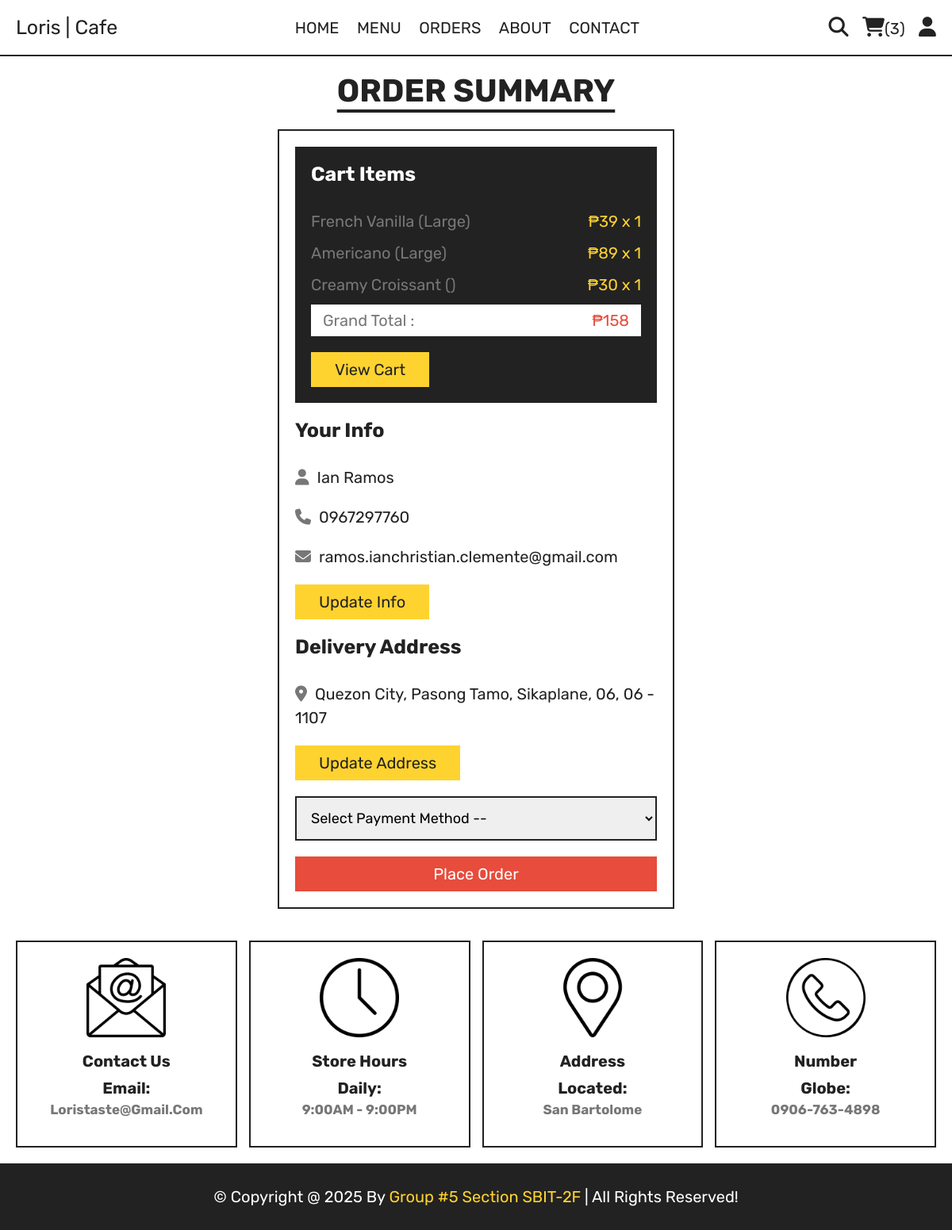
Screenshot of /checkout.php (signed in) with the database file from the repository.
### tables this page shows
CREATE TABLE `cart` (
  `id` int(100) NOT NULL,
  `user_id` int(100) NOT NULL,
  `pid` int(100) NOT NULL,
  `name` varchar(100) NOT NULL,
  `size` varchar(50) NOT NULL,
  `price` int(10) NOT NULL,
  `quantity` int(10) NOT NULL,
  `image` varchar(100) NOT NULL
);

CREATE TABLE `users` (
  `id` int(100) NOT NULL,
  `name` varchar(20) NOT NULL,
  `email` varchar(50) NOT NULL,
  `number` varchar(10) NOT NULL,
  `password` varchar(50) NOT NULL,
  `address` varchar(500) NOT NULL
);

### checkout.php (the view, shortened to what this page needs)
<?php
include 'components/connect.php';
if(isset($_SESSION['user_id'])){
   $user_id = $_SESSION['user_id'];
}else{
   $user_id = '';
   header('location:index.php');
}
?>
<!DOCTYPE html>
<html lang="en">
<head>
   <link rel="stylesheet" href="https://cdnjs.cloudflare.com/ajax/libs/font-awesome/6.1.1/css/all.min.css">
   <link rel="stylesheet" href="css/style.css">
</head>
<body>
<?php include 'components/user_header.php'; ?>
<section class="checkout">
   <h1 class="title">Order Summary</h1>
   <form action="" method="post">
      <div class="cart-items">
         <h3>Cart Items</h3>
         <?php
            $grand_total = 0;
            $select_cart = $conn->prepare("SELECT * FROM `cart` WHERE user_id = ?");
            $select_cart->execute([$user_id]);
            if($select_cart->rowCount() > 0){
               while($fetch_cart = $select_cart->fetch(PDO::FETCH_ASSOC)){
                  $grand_total += ($fetch_cart['price'] * $fetch_cart['quantity']);
         ?>
         <p><span class="name"><?= $fetch_cart['name']; ?> (<?= ucfirst($fetch_cart['size']); ?>)</span><span class="price">₱<?= $fetch_cart['price']; ?> x <?= $fetch_cart['quantity']; ?></span></p>
         <?php
               }
            }else{
               echo '<p class="empty">You have not yet chosen any products!</p>';
            }
         ?>
         <p class="grand-total"><span class="name">Grand Total :</span><span class="price">₱<?= $grand_total; ?></span></p>
         <a href="cart.php" class="btn">View Cart</a>
      </div>
      <div class="user-info">
         <h3>Your Info</h3>
         <p><i class="fas fa-user"></i><span><?= $fetch_profile['name'] ?></span></p>
         <p><i class="fas fa-phone"></i><span><?= $fetch_profile['number'] ?></span></p>
         <p><i class="fas fa-envelope"></i><span><?= $fetch_profile['email'] ?></span></p>
         <a href="update_profile.php" class="btn">Update Info</a>
         <h3>Delivery Address</h3>
         <p><i class="fas fa-map-marker-alt"></i><span><?php if($fetch_profile['address'] == ''){echo 'please enter your address';}else{echo $fetch_profile['address'];} ?></span></p>
         <a href="update_address.php" class="btn">Update Address</a>
         <select name="method" class="box" required>
            <option value="" disabled selected>Select Payment Method --</option>
         </select>
         <input type="submit" value="Place Order" class="btn <?php if($fetch_profile['address'] == ''){echo 'disabled';} ?>" style="width:100%; background:var(--red); color:var(--white);" name="submit">
      </div>
   </form>
</section>
<?php include 'components/footer.php'; ?>
</body>
</html>

### css/style.css (style rules this page uses)
:root { --yellow:#fed330; --red:#e74c3c; --white:#fff; --black:#222; --light-color:#777; --border:.2rem solid var(--black); --blue: #8cb8c4; --mema: #eae0c6; }
* { font-family: 'Rubik', sans-serif; margin:0; padding:0; box-sizing: border-box; outline: none; border: none; text-decoration: none; }
html { font-size: 62.5%; overflow-x: hidden; scroll-behavior: smooth; stop-opacity: 7rem; }
section { margin:0 auto; max-width: 1200px; padding:2rem; }
.title { text-align: center; margin-bottom: 2.5rem; font-size: 4rem; color:var(--black); text-transform: uppercase; text-decoration: underline; text-underline-offset: 1rem; }
.btn, .delete-btn { margin-top: 1rem; display: inline-block; font-size: 2rem; padding:1rem 3rem; cursor: pointer; text-transform: capitalize; transition: .2s linear; }
.btn { background-color: var(--yellow); color:var(--black); }
.checkout form { max-width: 50rem; margin:0 auto; border:var(--border); padding:2rem; }
.checkout form h3 { font-size: 2.5rem; text-transform: capitalize; padding: 2rem 0; color:var(--black); }
.checkout form .cart-items { background-color: var(--black); padding:2rem; padding-top: 0; }
.checkout form .cart-items h3 { color:var(--white); }
.checkout form .cart-items p { display: flex; align-items: center; gap:1.5rem; justify-content: space-between; margin:1rem 0; line-height: 1.5; font-size: 2rem; }
.checkout form .cart-items p .name { color:var(--light-color); }
.checkout form .cart-items p .price { color:var(--yellow); }
.checkout form .cart-items .grand-total { background-color: var(--white); padding:.5rem 1.5rem; }
.checkout form .cart-items .grand-total .price { color:var(--red); }
.checkout form .user-info p { font-size: 2rem; line-height: 1.5; padding:1rem 0; }
.checkout form .user-info p i { color:var(--light-color); margin-right: 1rem; }
.checkout form .user-info p span { color:var(--black); }
.checkout form .user-info .box { width: 100%; border:var(--border); padding:1.4rem; margin-top: 2rem; margin-bottom: 1rem; font-size: 1.8rem; }

### rows the page displays
cart: name "French Vanilla", size "Large", price "39", quantity "1"
cart: name "Americano", size "Large", price "89", quantity "1"
cart: name "Creamy Croissant", price "30", quantity "1"
users: name "Ian Ramos", number "0967297760", email "ramos.ianchristian.clemente@gmail.com", address "Quezon City, Pasong Tamo, Sikaplane, 06, 06 - 1107", submit "Place Order"

### other values shown
$total_cart_items "3"
$grand_total "158"
